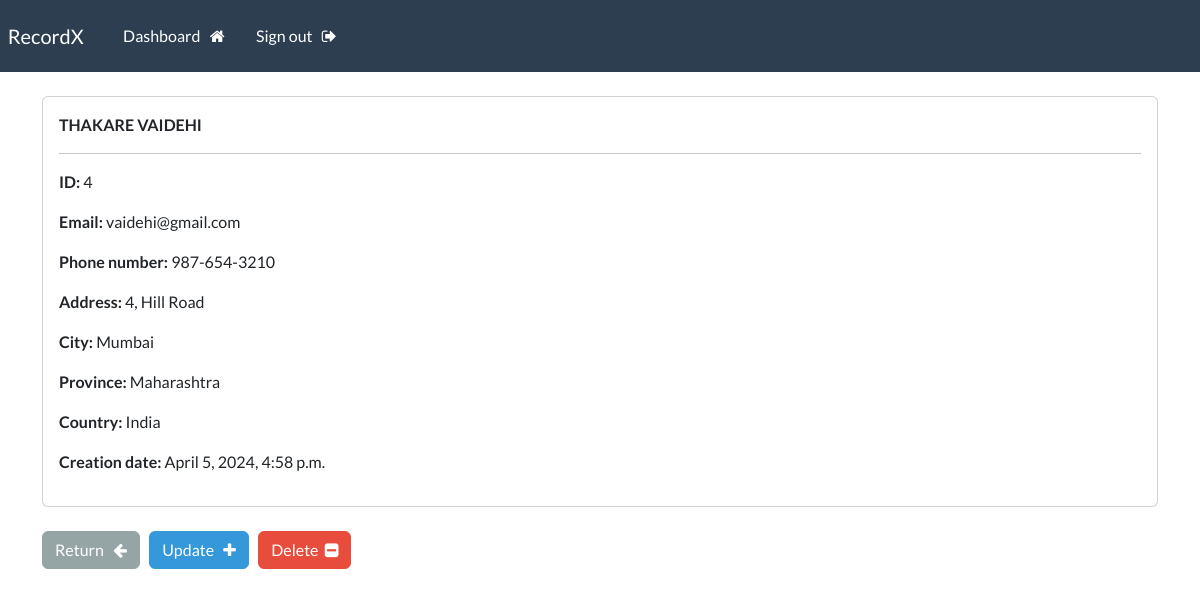
The app's page /record/4 (signed in) with its own data.
### myapp/models.py (models this page shows, shortened)
class Record(models.Model):
    creation_date = models.DateTimeField(auto_now_add=True)
    first_name = models.CharField(max_length=100)
    last_name = models.CharField(max_length=100)
    email = models.CharField(max_length=255)
    phone = models.CharField(max_length=20)
    address = models.CharField(max_length=300)
    city = models.CharField(max_length=255)
    province = models.CharField(max_length=200)
    country = models.CharField(max_length=125)
    objects = models.Manager()

### myapp/views.py (the view)
# urls.py: path('record/<int:pk>', views.singular_record, name="record"),
@login_required(login_url='login')
def singular_record(request, pk):
    all_records = Record.objects.get(id=pk)
    context = {'record':all_records}
    return render(request, 'myapp/view.html', context=context)

### myapp/templates/myapp/view.html (shortened to what this page needs)
{% extends 'myapp/base.html' %}
{% block content %}
    <div class="card">
        <div class="card-body">
            <strong>
                {{record.last_name|upper}}
                {{record.first_name|upper}}
            </strong>
            <hr>
            <p> <strong> ID: </strong> {{record.id}} </p>
            <p> <strong> Email: </strong> {{record.email}} </p>
            <p> <strong> Phone number: </strong> {{record.phone}} </p>
            <p> <strong> Address: </strong> {{record.address}} </p>
            <p> <strong> City: </strong> {{record.city}} </p>
            <p> <strong> Province: </strong> {{record.province}} </p>
            <p> <strong> Country: </strong> {{record.country}} </p>
            <p> <strong> Creation date: </strong> {{record.creation_date}} </p>
        </div>
    </div>
    <br>
    <a href="{% url 'dashboard' %}" class="btn btn-secondary"> Return &nbsp; <i class="fa fa-arrow-left" aria-hidden="true"></i> </a>
    <a href="{% url 'update' record.id %}" class="btn btn-info"> Update &nbsp; <i class="fa fa-plus" aria-hidden="true"></i> </a>
    <a href="{% url 'delete' record.id %}" class="btn btn-danger"> Delete &nbsp;<i class="fa fa-minus-square" aria-hidden="true"></i> </a>
{% endblock %}

### records on screen
Record: last_name "THAKARE", first_name "VAIDEHI", id "4", email "vaidehi@gmail.com", phone "987-654-3210", address "4, Hill Road", city "Mumbai", province "Maharashtra", country "India", creation_date "April 5, 2024, 4:58 p.m."
